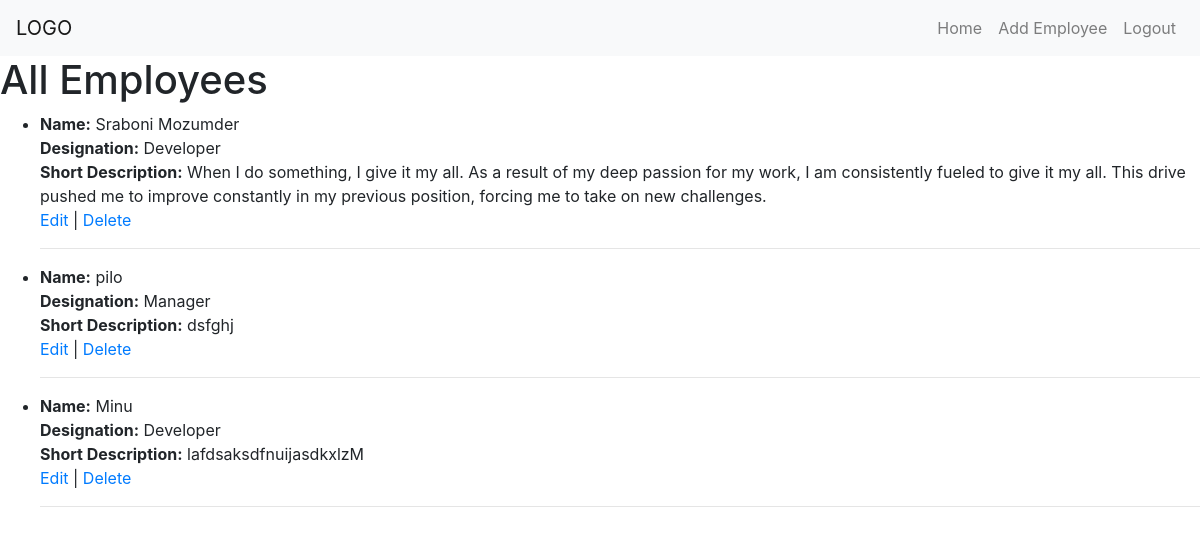
The app's page /home/ (signed in) with its own data.
### Employee_Management_APP/models.py (models this page shows, shortened)
class Employee(models.Model):
    DESIGNATION_CHOICES = [
        ('Manager', 'Manager'),
        ('Developer', 'Developer'),
        ('Designer', 'Designer'),
        ('Tester', 'Tester'),
    ]
    name = models.CharField(max_length=100)
    address = models.CharField(max_length=255)
    phone_number = models.CharField(max_length=14)
    salary = models.DecimalField(max_digits=10, decimal_places=2, editable=False)  # Non-editable after saving
    designation = models.CharField(max_length=50, choices=DESIGNATION_CHOICES, editable=False)  # Non-editable after saving
    short_description = models.TextField()

### Employee_Management_APP/views.py (the view)
# urls.py: path('home/', views.employee_list, name='home'),  # Home page that lists employees
def employee_list(request):
    employees = Employee.objects.all()
    return render(request, 'employee_list.html', {'employees': employees})

### Employee_Management_APP/templates/employee_list.html
{% extends "base.html" %}
{% block content %}
<h1>All Employees</h1>
<ul>
    {% for employee in employees %}
        <li>
            <strong>Name:</strong> {{ employee.name }} <br>
            <strong>Designation:</strong> {{ employee.designation }} <br>
            <strong>Short Description:</strong> {{ employee.short_description }} <br>
            <a href="{% url 'update_employee' employee.pk %}">Edit</a> |
            <a href="{% url 'delete_employee' employee.pk %}">Delete</a>
        </li>
        <hr>
    {% endfor %}
</ul>
{% endblock %}

### records on screen
Employee: name "Sraboni Mozumder", designation "Developer", short_description "When I do something, I give it my all. As a result of my deep passion for my work, I am consistently fueled to give it my all. This drive pushed me to improve constantly in my previous position, forcing me to take on new challenges."
Employee: name "pilo", designation "Manager", short_description "dsfghj"
Employee: name "Minu", designation "Developer", short_description "lafdsaksdfnuijasdkxlzM"
